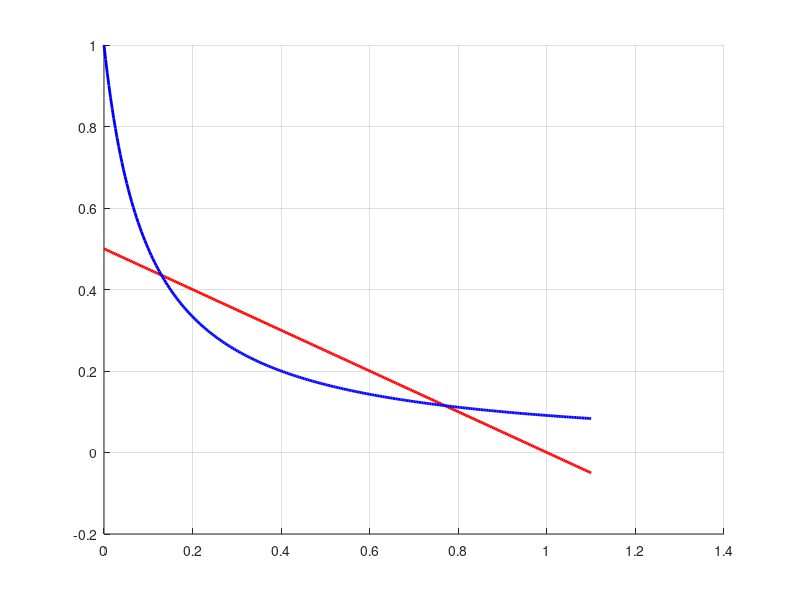

This figure's MATLAB source: (Note: this script raises an error after producing the figure.)
% File: Nullclines_complete.m
% Plots dp/dt = 0 and dm/dt = 0 nullclines, vector‐field arrows along them,
% arrows at specified points using plot+markers, and equilibrium markers.

% Parameters
a = 3;    % pathogen growth rate
b = 2;    % macrophage scaling
k = 10;   % interaction strength

% linespace for nullclines
p_nc = linspace(0, 1.1, 300);

% Nullcline formulas
m_nc1 = (1 - p_nc) ./ b;       
m_nc2 = 1 ./ (1 + k .* p_nc);  

% Compute equilibria
disc = (k-1)^2 - 4*k*(b-1);
p_eq = [((k-1) + sqrt(disc)) / (2*k),  ((k-1) - sqrt(disc)) / (2*k)];
m_eq = (1 - p_eq) / b;

% Plots basic nullclines
figure('Color','w'); hold on; grid on;
nullcline1 = plot(p_nc, m_nc1, 'r', 'LineWidth', 2);
nullclines2 = plot(p_nc, m_nc2, 'b', 'LineWidth', 2);

% Arrow parameters
arrow_len = 0.03;
idxs = round(linspace(20, 280, 6));

% Arrows along dp/dt = 0 nullcline (vertical only)
for i = idxs
    %Gets the ordered pair
    p0 = p_nc(i);
    m0 = m_nc1(i);
    %Computes dm/dt 
    dM = 1 - m0 - k*m0*p0;
    %start and end for arrow
    y_end = m0 + sign(dM)*arrow_len;

    %based on sign arrow point either up or down
    if sign(dM) > 0
        marker_vert = '^';
    else
        marker_vert = 'v';
    end
    plot([p0, p0], [m0, y_end], '-', 'Color','r', 'LineWidth', 2, 'Marker', marker_vert, 'MarkerIndices', 2, 'MarkerSize', 10, 'MarkerFaceColor', 'r');
end

% Arrows along dm/dt = 0 nullcline (horizontal only)
for i = idxs
    p0 = p_nc(i);
    m0 = m_nc2(i);
    dP = a * p0 * (1 - p0 - b*m0);
    x_end = p0 + sign(dP)*arrow_len;
    if sign(dP) > 0
        marker_horz = '>';
    else
        marker_horz = '<';
    end
    plot([p0, x_end], [m0, m0], '-', 'Color','b', 'LineWidth', 2, 'Marker', marker_horz, 'MarkerIndices', 2, 'MarkerSize', 10,'MarkerFaceColor', 'b');
end

% Arrows at specified points 
specified_pts = [0.15, 0.15; 0.4, 0.25; 0.6, 0.6];

for j = 1:size(specified_pts,1)
    % Gets points
    p0 = specified_pts(j,1);
    m0 = specified_pts(j,2);

    % Solves for the derivative values
    dP = a * p0 * (1 - p0 - b*m0);
    dM = 1 - m0 - k*m0*p0;
    
    % vertical arrow
    y_end = m0 + sign(dM)*arrow_len;
    if sign(dM) > 0
        marker_vert = '^'; 
    else
        marker_vert = 'v';
    end
    plot([p0, p0], [m0, y_end], '-', 'Color','k', 'LineWidth',2, 'Marker',marker_vert,  'MarkerIndices',2, 'MarkerSize',10, 'MarkerFaceColor','k');
    
    % horizontal arrow
    x_end = p0 + sign(dP)*arrow_len;
    if sign(dP) > 0
        marker_horz = '>';
    else
        marker_horz = '<';
    end
    plot([p0, x_end], [m0, m0], '-',  'Color','k', 'LineWidth',2, 'Marker',marker_horz, 'MarkerIndices',2, 'MarkerSize',10,  'MarkerFaceColor','k');
end

% Plot equilibria
plot(p_eq, m_eq, 'ko', 'MarkerSize',10, 'LineWidth',1.5);

% Labels, legend, and axis
xlabel('p (pathogen fraction)',       'FontSize',12);
ylabel('m (generalist macrophages)', 'FontSize',12);
title('Nullclines with Vector-Field Arrows', 'FontSize',14);

legend([nullcline1, nullclines2], {'dp/dt = 0 nullcline','dm/dt = 0 nullcline'}, ...
       'Location','best','FontSize',11);

axis([0 1 0 1]);
hold off;


